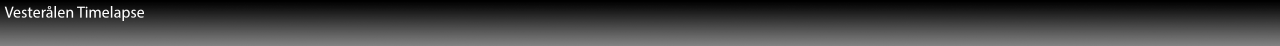
#> input picture overlay/overlay.png, 3840 x 137 px (shown at 1/3 size)
$ python -i add_image_overlay.py   (imports and definitions only)
#> lines starting #> are read from the running program, lines starting #| are printed output that depends on the picture
# scripts/image/add_image_overlay.py

import json
from PIL import Image, ImageDraw, ImageFont
import os
import yaml
from datetime import datetime
import locale

# Set the locale to Norwegian
# [1 line not run here, left out]

# Default configuration
OVERLAY_IMAGE_PATH = os.path.join(os.path.dirname(__file__), '../../overlay/overlay.png')
FONT_PATH = "/usr/share/fonts/truetype/dejavu/DejaVuSans-Bold.ttf"
FONT_SIZE = 50
TEXT_COLOR = (255, 255, 255)  # White text, no alpha channel for JPEG
TIME_FONT_SIZE = 70  # Font size for the time
CONFIG_PATH = os.path.join(os.path.dirname(__file__), '../../config.yaml')
QUALITY = 70
LAST_MEASUREMENT_PATH = os.path.join(os.path.dirname(__file__), '../../temp/last_measurement.json')

def load_light_level(last_measurement_path=LAST_MEASUREMENT_PATH):
    """
    Loads the light level from the last_measurement.json file.

    Parameters:
        last_measurement_path (str): Path to the last_measurement.json file.

    Returns:
        float: The light level rounded to one decimal place.
    """
    if os.path.exists(last_measurement_path):
        with open(last_measurement_path, 'r') as file:
            data = json.load(file)
        return round(data.get("light_level", 0), 1)
    else:
        return None

def load_camera_name(config_path=CONFIG_PATH):
    """
    Loads the camera name from the YAML configuration file.

    Parameters:
        config_path (str): Path to the config.yaml file.

    Returns:
        str: The camera name.
    """
    with open(config_path, 'r') as file:
        config = yaml.safe_load(file)
    return config.get('camera_settings', {}).get('name', "Camera Name")

def overlay_image_with_text(input_image_path, output_image_path=None, text=None, quality=QUALITY, overlay_data=None, metadata=None, evlux=None):
    """
    Overlays an image with an overlay image, adds the camera name, and the full date in Norwegian.

    Parameters:
        input_image_path (str): Path to the base image.
        output_image_path (str, optional): Path to save the output image. If None, the input image will be overwritten.
        text (str): Camera name to add to the image.
        quality (int): Quality of the output image (applicable for JPEG format).
        overlay_data (dict): Additional data to be displayed on the image.
    """
#> called with input_image_path = '../../overlay/overlay.png', quality = 70
    # Load camera name if text is not provided
    if text is None:
        text = load_camera_name()

    # Load the base image
    base_image = Image.open(input_image_path).convert("RGBA")
#> base_image is the input picture: PIL image 3840x137 RGBA; mean R, G, B, A 2.1, 2.1, 2.1, 192.4

    # Load the overlay image
    overlay_image = Image.open(OVERLAY_IMAGE_PATH).convert("RGBA")

    # Create a transparent layer the same size as the base image
    transparent_layer = Image.new("RGBA", base_image.size, (0, 0, 0, 0))
#> transparent_layer: PIL image 3840x137 RGBA; every value is 0

    # Paste the overlay onto the transparent layer
    transparent_layer.paste(overlay_image, (0, 0))

    # Composite the base image with the transparent layer containing the overlay
    combined = Image.alpha_composite(base_image, transparent_layer)
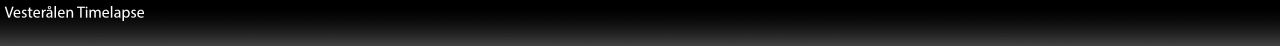
#> combined: PIL image 3840x137 RGBA (shown at 1/3 size); mean R, G, B, A 2.1, 2.1, 2.1, 233.6; transparent parts drawn white

    # Add camera name and date text on top of the overlay
    draw = ImageDraw.Draw(combined)
    camerafont = ImageFont.truetype(FONT_PATH, FONT_SIZE)
    datefont = ImageFont.truetype(FONT_PATH, 40)

    # Center the camera name
    text_bbox = draw.textbbox((0, 0), text, font=camerafont)
#> text_bbox = (0, 9, 428, 58)
    text_position = ((base_image.width - text_bbox[2]) // 2, 10)  # 10 pixels from the top edge
#> text_position = (1706, 10)
    draw.text(text_position, text, font=camerafont, fill=TEXT_COLOR)

    # Add the full date in Norwegian format just below the camera name
    full_date = datetime.now().strftime("%A, %d. %B %Y %H:%M")
    date_bbox = draw.textbbox((0, 0), full_date, font=datefont)
#> date_bbox = (0, 8, 747, 47)
    date_position = ((base_image.width - date_bbox[2]) // 2, text_position[1] + text_bbox[3] + 10)  # 10 pixels below the camera name
#> date_position = (1546, 78)
    draw.text(date_position, full_date, font=datefont, fill=TEXT_COLOR)

    if overlay_data:
        light_level = load_light_level()
        overlay_font = ImageFont.truetype(FONT_PATH, 30)
        overlay_text = (
            f"ISO: {overlay_data.get('ISO', 'N/A')}, "
            f"Shutter: {overlay_data.get('Shutter', 'N/A')}, "
            f"Light: {light_level}, "
            f"Day: {overlay_data.get('Daylight', 'N/A')}, "
            f"HDR: {'On' if overlay_data.get('HDR') else 'Off'}"  # Include HDR state
        )
        if metadata is not None:

            overlay_text_right = ""
            if evlux is not None:
                overlay_text_right += (
                    f"Evlux: {evlux}, "
                )
            overlay_text_right += (
                f"Lux: {metadata['Lux']}, "
                f"AGain: {metadata['AnalogueGain']}, "
                f"DGain: {metadata['DigitalGain']}"
            )
            overlay_text_right_line_2 = (
                f"Exposuretime: {metadata['ExposureTime']}, "
                f"LensPos: {metadata['LensPosition']}, "
                f"SensorTemp: {metadata['SensorTemperature']}"
            )
            draw.text((2450, 25), overlay_text_right, font=overlay_font, fill=TEXT_COLOR)
            draw.text((2450, 80), overlay_text_right_line_2, font=overlay_font, fill=TEXT_COLOR)

        # Draw the text
        draw.text((20, 85), overlay_text, font=overlay_font, fill=TEXT_COLOR)

    # Convert the final image to RGB mode (JPEG doesn't support alpha channel)
    final_image = combined.convert("RGB")
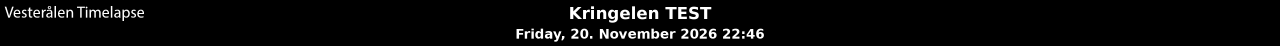
#> final_image: PIL image 3840x137 RGB (shown at 1/3 size); min 0, max 255, mean 9.8

    # Save the result as a JPEG with the specified quality
    if output_image_path is None:
        output_image_path = input_image_path

    final_image.save(output_image_path, "JPEG", quality=quality, optimize=True)
    # print(f"Overlay added and saved to {output_image_path}")


def test_overlay_image(input_image_path, output_image_path):
    """
    Test function to apply overlay and save to a specified output image.

    Parameters:
        input_image_path (str): Path to the base image.
        output_image_path (str): Path to save the output image.
    """
    overlay_image_with_text(input_image_path, output_image_path)

# Example usage in a script
# [13 lines not run here, left out]

>>> result = overlay_image_with_text('../../overlay/overlay.png')
